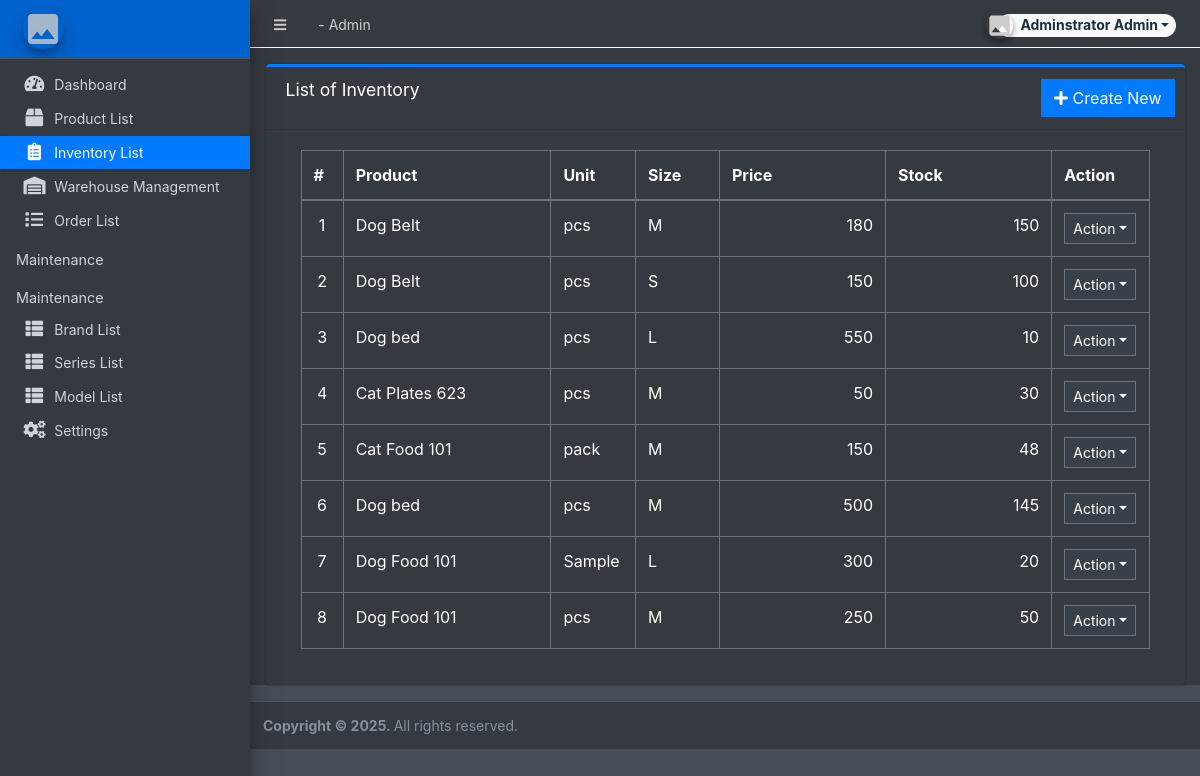
Before: /admin/?page=inventory (signed in) with the older database file.
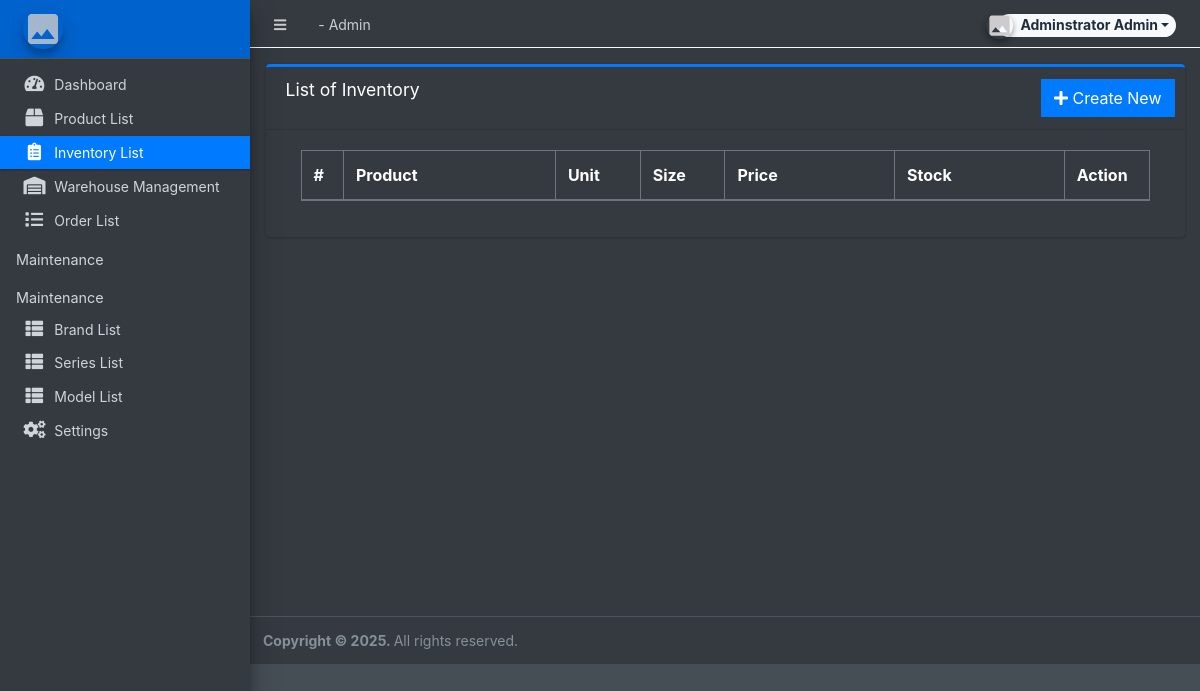
After: the same page with the newer database file.
### tables this page shows
CREATE TABLE IF NOT EXISTS `inventory` (
  `id` int NOT NULL AUTO_INCREMENT,
  `product_id` int NOT NULL,
  `quantity` double NOT NULL,
  `unit` varchar(100) NOT NULL,
  `price` float NOT NULL,
  `size` varchar(250) NOT NULL,
  `date_created` datetime NOT NULL DEFAULT CURRENT_TIMESTAMP,
  `date_updated` datetime DEFAULT NULL ON UPDATE CURRENT_TIMESTAMP,
  PRIMARY KEY (`id`)
);

CREATE TABLE IF NOT EXISTS `products` (
  `id` int NOT NULL AUTO_INCREMENT,
  `category_id` int NOT NULL,
  `sub_category_id` int NOT NULL,
  `model_id` int DEFAULT NULL,
  `product_name` varchar(250) NOT NULL,
  `description` text NOT NULL,
  `status` tinyint(1) NOT NULL DEFAULT '1',
  `has_colors` tinyint(1) DEFAULT '0',
  `colors` text,
  `price` decimal(10,2) DEFAULT NULL,
  `quantity` int DEFAULT NULL,
  `unit` varchar(50) DEFAULT 'قطعة',
  `date_created` datetime NOT NULL DEFAULT CURRENT_TIMESTAMP,
  PRIMARY KEY (`id`)
);

### classes/SystemSettings.php (called while the page is built, shortened)
<?php
$root_path = dirname(__DIR__);
class SystemSettings extends DBConnection{
    function userdata($field = ''){
        if(!empty($field)){
            if(isset($_SESSION['userdata'][$field]))
                return $_SESSION['userdata'][$field];
            else
                return null;
        }else{
            return false;
        }
    }
    function info($field=''){
        if(!empty($field)){
            if(isset($_SESSION['system_info'][$field]))
                return $_SESSION['system_info'][$field];
            else
                return false;
        }else{
            return false;
        }
    }
}
?>

### classes/DBConnection.php (called while the page is built, shortened)
<?php
class DBConnection{
    private $host = DB_SERVER;
    private $username = DB_USERNAME;
    private $password = DB_PASSWORD;
    private $database = DB_NAME;
    public $conn;
    public function __construct(){
        try {
            if (!isset($this->conn)) {
                $this->conn = new mysqli($this->host, $this->username, $this->password, $this->database);
            }
        } catch (Exception $e) {
            error_log("DBConnection constructor error: " . $e->getMessage());
            throw $e;
        }
    }
}
?>

### initialize.php (called while the page is built, shortened)
<?php
require_once('classes/DBConnection.php');
require_once('classes/SystemSettings.php');
try {
    $_settings = new SystemSettings();
} catch (Exception $e) {
    error_log("SystemSettings error: " . $e->getMessage());
}
if (!function_exists('validate_image')) {
    function validate_image($file){
        return './assets/images/no-image.svg';
    }
}
?>

### admin/inventory/index.php (the view, shortened to what this page needs)
<div class="card card-outline card-primary">
	<div class="card-header">
		<h3 class="card-title">List of Inventory</h3>
		<div class="card-tools">
			<a href="?page=inventory/manage_inventory" class="btn btn-flat btn-primary"><span class="fas fa-plus"></span>  Create New</a>
		</div>
	</div>
	<div class="card-body">
		<div class="container-fluid">
        <div class="container-fluid">
			<table class="table table-bordered table-stripped">
				<colgroup>
					<col width="5%">
					<col width="25%">
					<col width="10%">
					<col width="10%">
					<col width="20%">
					<col width="20%">
					<col width="10%">
				</colgroup>
				<thead>
					<tr>
						<th>#</th>
						<th>Product</th>
						<th>Unit</th>
						<th>Size</th>
						<th>Price</th>
						<th>Stock</th>
						<th>Action</th>
					</tr>
				</thead>
				<tbody>
					<?php
					$i = 1;
						$qry = $conn->query("SELECT i.*,p.product_name as product from `inventory` i inner join `products` p on p.id = i.product_id order by unix_timestamp(i.date_created) desc ");
						while($row = $qry->fetch_assoc()):
						$sold = $conn->query("SELECT SUM(ol.quantity) as sold FROM order_list ol inner join orders o on o.id = ol.order_id where ol.product_id='{$row['id']}' and o.`status` != 4 ");
						$sold = $sold->num_rows > 0 ? $sold->fetch_assoc()['sold'] : 0;
						$avail = $row['quantity'] - $sold;
					?>
						<tr>
							<td class="text-center"><?php echo $i++; ?></td>
							<td><?php echo $row['product'] ?></td>
							<td><?php echo $row['unit'] ?></td>
							<td><?php echo $row['size'] ?></td>
							<td class="text-right"><?php echo number_format($row['price']) ?></td>
							<td class="text-right"><?php echo $avail ?></td>
							<td align="center">
								 <button type="button" class="btn btn-flat btn-default btn-sm dropdown-toggle dropdown-icon" data-toggle="dropdown">
				                  		Action
				                  </button>
							</td>
						</tr>
					<?php endwhile; ?>
				</tbody>
			</table>
		</div>
		</div>
	</div>
</div>

### admin/index.php (shortened to what this page needs)
<?php
require_once('../initialize.php');
?>
 <!DOCTYPE html>
<html lang="en" class="" style="height: auto;">
<?php require_once('inc/header.php') ?>
  <body class="sidebar-mini layout-fixed control-sidebar-slide-open layout-navbar-fixed dark-mode sidebar-mini-md sidebar-mini-xs" data-new-gr-c-s-check-loaded="14.991.0" data-gr-ext-installed="" style="height: auto;">
    <div class="wrapper">
     <?php require_once('inc/topBarNav.php') ?>
     <?php require_once('inc/navigation.php') ?>
     <?php $page = isset($_GET['page']) ? $_GET['page'] : 'home';  ?>
      <div class="content-wrapper bg-dark pt-3" style="min-height: 567.854px;">
        <section class="content  text-dark">
          <div class="container-fluid">
            <?php
              if(!file_exists($page.".php") && !is_dir($page)){
                  include '404.html';
              }else{
                if(is_dir($page)) {
                  include $page.'/index.php';
                } else
                  include $page.'.php';
              }
            ?>
          </div>
        </section>
      </div>
      <?php require_once('inc/footer.php') ?>
  </body>
</html>

### admin/inc/header.php (shortened to what this page needs)
<head>
    <link rel="stylesheet" href="<?php echo base_url ?>plugins/fontawesome-free/css/all.min.css">
    <link rel="stylesheet" href="<?php echo base_url ?>plugins/tempusdominus-bootstrap-4/css/tempusdominus-bootstrap-4.min.css">
  <link rel="stylesheet" href="<?php echo base_url ?>plugins/datatables-bs4/css/dataTables.bootstrap4.min.css">
  <link rel="stylesheet" href="<?php echo base_url ?>plugins/datatables-responsive/css/responsive.bootstrap4.min.css">
  <link rel="stylesheet" href="<?php echo base_url ?>plugins/datatables-buttons/css/buttons.bootstrap4.min.css">
  <link rel="stylesheet" href="<?php echo base_url ?>plugins/select2/css/select2.min.css">
  <link rel="stylesheet" href="<?php echo base_url ?>plugins/select2-bootstrap4-theme/select2-bootstrap4.min.css">
    <link rel="stylesheet" href="<?php echo base_url ?>plugins/icheck-bootstrap/icheck-bootstrap.min.css">
    <link rel="stylesheet" href="<?php echo base_url ?>plugins/jqvmap/jqvmap.min.css">
    <link rel="stylesheet" href="<?php echo base_url ?>dist/css/adminlte.css">
    <link rel="stylesheet" href="<?php echo base_url ?>dist/css/custom.css">
    <link rel="stylesheet" href="<?php echo base_url ?>plugins/overlayScrollbars/css/OverlayScrollbars.min.css">
    <link rel="stylesheet" href="<?php echo base_url ?>plugins/daterangepicker/daterangepicker.css">
    <link rel="stylesheet" href="<?php echo base_url ?>plugins/summernote/summernote-bs4.min.css">
  <link rel="stylesheet" href="<?php echo base_url ?>plugins/sweetalert2-theme-bootstrap-4/bootstrap-4.min.css">
  </head>

### admin/inc/topBarNav.php (shortened to what this page needs)
<nav class="main-header navbar navbar-expand navbar-dark border border-light border-top-0  border-left-0 border-right-0 navbar-light text-sm">
  <ul class="navbar-nav">
    <li class="nav-item">
    <a class="nav-link" data-widget="pushmenu" href="#" role="button"><i class="fas fa-bars"></i></a>
    </li>
    <li class="nav-item d-none d-sm-inline-block">
      <a href="<?php echo base_url ?>" class="nav-link"><?php echo (!isMobileDevice()) ? $_settings->info('name'):$_settings->info('short_name'); ?> - Admin</a>
    </li>
  </ul>
  <ul class="navbar-nav ml-auto">
    <li class="nav-item">
      <div class="btn-group nav-link">
            <button type="button" class="btn btn-rounded badge badge-light dropdown-toggle dropdown-icon" data-toggle="dropdown">
              <span><img src="<?php echo validate_image($_settings->userdata('avatar')) ?>" class="img-circle elevation-2 user-img" alt="User Image"></span>
              <span class="ml-3"><?php echo ucwords($_settings->userdata('firstname').' '.$_settings->userdata('lastname')) ?></span>
            </button>
        </div>
    </li>
  </ul>
</nav>

### admin/inc/navigation.php (shortened to what this page needs)
<aside class="main-sidebar sidebar-dark-primary elevation-4 sidebar-no-expand">
  <a href="<?php echo base_url ?>admin" class="brand-link bg-primary text-sm">
  <img src="<?php echo validate_image($_settings->info('logo'))?>" alt="Store Logo" class="brand-image img-circle elevation-3" style="opacity: .8;width: 2.5rem;height: 2.5rem;max-height: unset">
  </a>
  <div class="sidebar os-host os-theme-light os-host-overflow os-host-overflow-y os-host-resize-disabled os-host-transition os-host-scrollbar-horizontal-hidden">
    <div class="os-content-glue" style="margin: 0px -8px; width: 249px; height: 646px;"></div>
    <div class="os-padding">
      <div class="os-viewport os-viewport-native-scrollbars-invisible" style="overflow-y: scroll;">
        <div class="os-content" style="padding: 0px 8px; height: 100%; width: 100%;">
          <nav class="mt-4">
             <ul class="nav nav-pills nav-sidebar flex-column text-sm nav-compact nav-flat nav-child-indent nav-collapse-hide-child" data-widget="treeview" role="menu" data-accordion="false">
              <li class="nav-item dropdown">
                <a href="./" class="nav-link nav-home">
                  <i class="nav-icon fas fa-tachometer-alt"></i>
                  <p>
                    Dashboard
                  </p>
                </a>
              </li>
              <li class="nav-item dropdown">
                <a href="<?php echo base_url ?>admin/?page=product" class="nav-link nav-product">
                  <i class="nav-icon fas fa-box"></i>
                  <p>
                    Product List
                  </p>
                </a>
              </li>
              <li class="nav-item dropdown">
                <a href="<?php echo base_url ?>admin/?page=inventory" class="nav-link nav-inventory">
                  <i class="nav-icon fas fa-clipboard-list"></i>
                  <p>
                    Inventory List
                  </p>
                </a>
              </li>
              <li class="nav-item dropdown">
                <a href="<?php echo base_url ?>admin/?page=warehouse" class="nav-link nav-warehouse">
                  <i class="nav-icon fas fa-warehouse"></i>
                  <p>
                    Warehouse Management
                  </p>
                </a>
              </li>
              <li class="nav-item dropdown">
                <a href="<?php echo base_url ?>admin/?page=orders" class="nav-link nav-orders">
                  <i class="nav-icon fas fa-list"></i>
                  <p>
                    Order List
                  </p>
                </a>
              </li>
              <li class="nav-header">Maintenance</li>
              <li class="nav-header">Maintenance</li>
              <li class="nav-item dropdown">
                <a href="<?php echo base_url ?>admin/?page=brands" class="nav-link nav-brands">
                  <i class="nav-icon fas fa-th-list"></i>
                  <p>
                    Brand List
                  </p>
                </a>
              </li>
              <li class="nav-item dropdown">
                <a href="<?php echo base_url ?>admin/?page=series" class="nav-link nav-series">
                  <i class="nav-icon fas fa-th-list"></i>
                  <p>
                    Series List
                  </p>
                </a>
              </li>
              <li class="nav-item dropdown">
                <a href="<?php echo base_url ?>admin/?page=models" class="nav-link nav-models">
                  <i class="nav-icon fas fa-th-list"></i>
                  <p>
                    Model List
                  </p>
                </a>
              </li>
              <li class="nav-item dropdown">
                <a href="<?php echo base_url ?>admin/?page=system_info" class="nav-link nav-system_info">
                  <i class="nav-icon fas fa-cogs"></i>
                  <p>
                    Settings
                  </p>
                </a>
              </li>
            </ul>
          </nav>
        </div>
      </div>
    </div>
  </div>
</aside>

### admin/inc/footer.php (shortened to what this page needs)
<footer class="main-footer text-sm">
        <strong>Copyright © <?php echo date('Y') ?>.
        </strong>
        All rights reserved.
      </footer>
    </div>

### admin/inc/topBarNav.php (style rules this page uses)
.user-img { position: absolute; height: 27px; width: 27px; object-fit: cover; left: -7%; top: -12%; }
.btn-rounded { border-radius: 50px; }

Changed rows visible on the page:
removed inventory: product.product_name "Dog Belt", unit "pcs", size "M", price "180", quantity "150"
removed inventory: product.product_name "Dog Belt", unit "pcs", size "S", price "150", quantity "100"
removed inventory: product.product_name "Dog bed", unit "pcs", size "L", price "550", quantity "10"
removed inventory: product.product_name "Cat Plates 623", unit "pcs", size "M", price "50", quantity "30"
removed inventory: product.product_name "Cat Food 101", unit "pack", size "M", price "150", avail "48"
removed inventory: product.product_name "Dog bed", unit "pcs", size "M", price "500", avail "145"
removed inventory: product.product_name "Dog Food 101", unit "Sample", size "L", price "300", quantity "20"
removed inventory: product.product_name "Dog Food 101", unit "pcs", size "M", price "250", quantity "50"
